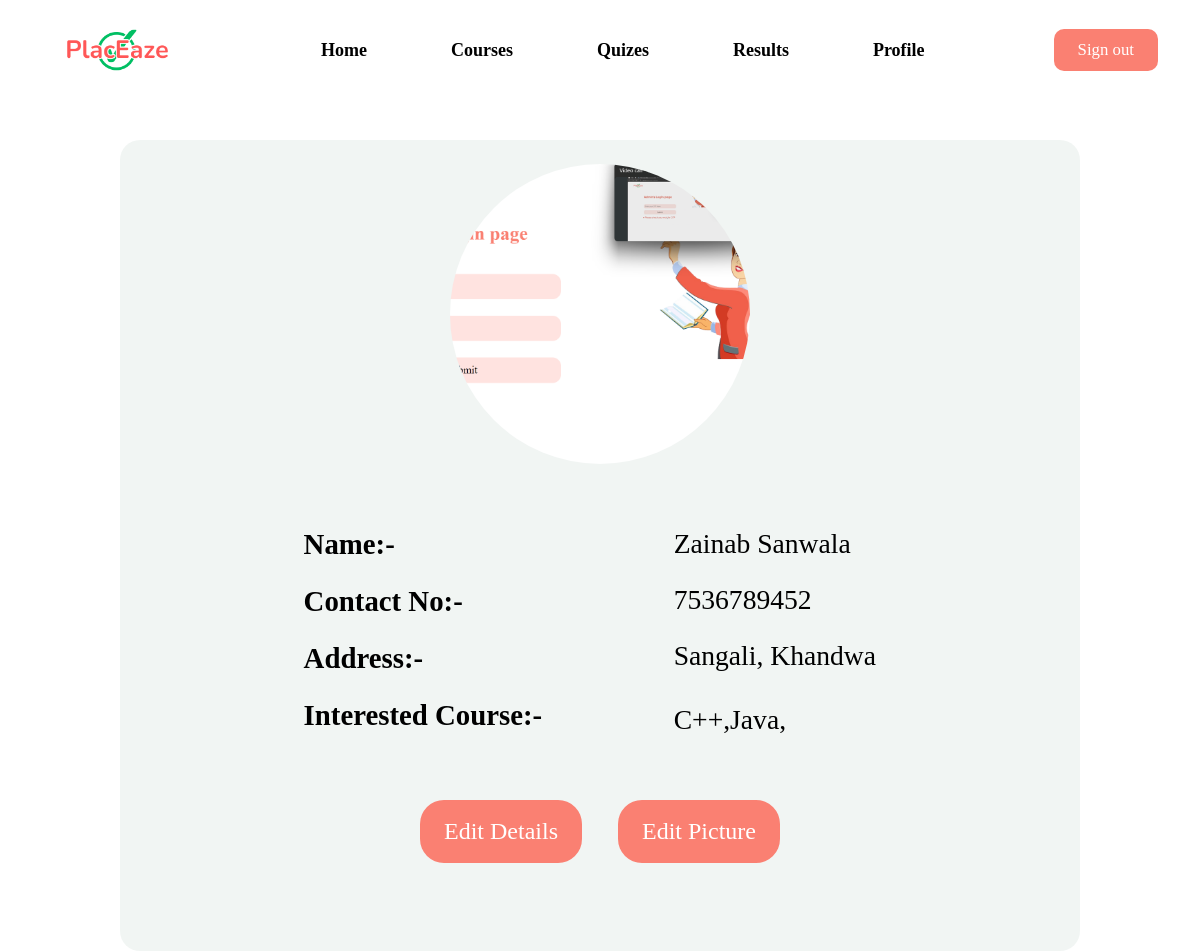
Page /studentProfilePage/ (signed in) on the committed database.
### place_aze/models.py (models this page shows, shortened)
class StudentProfile(models.Model):
    spid=models.AutoField(primary_key=True)
    spUser= models.ForeignKey(User, on_delete=models.CASCADE)
    email=models.EmailField(blank=False,null=False)
    name=models.CharField(max_length=55,null=False)
    mob=models.IntegerField(max_length=10,null=False)
    interestedCourse=models.CharField(max_length=100,null=False)
    address=models.CharField(max_length=255,null=False)
    picture=models.ImageField(upload_to='studentPics/',null=False)

### place_aze/views.py (the view)
# urls.py: path("studentProfilePage/", views.studentProfilePage, name="StudentProfilePage"),
@csrf_exempt
def studentProfilePage(request):
    if request.user.is_authenticated:
        try:
            adUser=Admin.objects.get(adUser=request.user)
            messages.error(request,request.user+ "you don't have access")
            return redirect("/adminDashboard/")
        except:
            try:
                obj=Teacher.objects.get(tUser=request.user)
                messages.error(request,"You don't have access !!")
                return redirect("/teacherDashboard/")
            except:
                obj=StudentProfile.objects.filter(spUser=request.user)
                if not obj:
                    messages.error(request,"Profile not created")
                    return render(request,"createStudentProfilePage.html")
                else:
                    sp=StudentProfile.objects.get(spUser=request.user)
                    name=sp.name
                    mob=sp.mob
                    interestedCourse=sp.interestedCourse
                    address=sp.address
                    picture=sp.picture
                    course=interestedCourse.split(",")
                    return render(request,"studentProfilePage.html",{'name':name,'mob':mob,'course':course,'address':address,'picture':picture})
    else:
        return redirect('/studentLoginPage/')

### place_aze/templates/studentProfilePage.html (shortened to what this page needs)
{% load static %}
<!DOCTYPE html>
<html lang="en">
<head>
    <link rel="stylesheet" href="{% static 'Css/studentprofile.css' %}">
</head>
<body>
<div id="main">
    <div id="page1">
        <div id="nav">
            <div class="prt1">
                <img src="{% static 'Images/logo.png' %}" alt="">
            </div>
            <div class="prt2">
                <a href="/">Home</a>
                <a href="#">Courses</a>
                <a href="/studentQuizPage/">Quizes</a>
                {% if user.is_authenticated %}
                <a href="/studentResultPage/">Results</a>
                <a href="/studentProfilePage/">Profile</a>
                {% endif %}
            </div>
            {% if user.is_authenticated %}
            <div class="prt3">
              <a href="/logoutUser/"><button>Sign out</button></a>
          </div>
          {% endif %}
            </div>
            <div class="profile">
                <img src="/media/{{picture}}" alt="">
              <div class="ce">
                <div class="left">
                    <h1> Name:- </h1>
                    <h1> Contact No:- </h1>
                    <h1>Address:-</h1>
                    <h1>Interested Course:- </h1>
               </div>
               <div class="right">
                   <h1> {{name}} </h1>
                   <h1>{{mob}}</h1>
                    <h1>{{address}}</h1>
                   <div class="box">
                    <h1> {% for i in course %}
                        {% if i == '' %}
                        {% else %}
                        <h1>{{i}},</h1>
                        {% endif %}
                        {% endfor %}</h1>
                   </div>
               </div>
              </div>
              <div class="bu">
                <button><a href="/editProfilePage/">Edit Details</a></button>
    <button><a href="/editProfilePicturePage/">Edit Picture</a></button>
              </div>
            </div>
    </div>
</div>
</body>
</html>

### static/Css/studentprofile.css (style rules this page uses)
* { margin: 0; padding: 0; box-sizing: border-box; font-family: gilroy; }
html,body { height: 100%; width: 100%; }
#page1 { height: 100vh; width: 100%; }
#nav { height: 100px; display: flex; align-items: center; justify-content: space-between; padding: 0vw 3.5vw; border-bottom-left-radius: 30px ; border-bottom-right-radius:30px ; }
.prt2 { display: flex; gap: 7vw; }
.prt1 { display: flex; align-items: center ; }
.prt1 img { height: 4vw; }
.prt3 { display: flex; gap: 80px; align-items: center; position: relative; }
.prt3 button { font-size: 1.4vw; cursor: pointer; border-radius: 10px; padding: 0.9vw 2vw; border: none; background-color: salmon; color: white; font-family: gilroy; }
.prt2 a { text-decoration: none; font-size: 1.5vw; color: black; font-weight: 600; }
.profile { width: 80%; display: flex; align-items: center; flex-direction: column; gap: 8vh; padding: 2vw; margin-left: auto; margin-right: auto; background-color: rgba(189, 210, 198, 0.216); border-radius: 20px; margin-top: 5vh; }
.profile img { height: 300px; width: 300px; border-radius: 50%; object-fit: cover; }
.ce { display: flex; width: 65%; gap: 3vw; }
.left { display: flex; flex-direction: column; gap: 3vh; width: 60%; }
.left h1 { font-size: 2.4vw; font-weight: 700; }
.right { display: flex; flex-direction: column; gap: 3vh; width: 40%; }
.right h1 { font-size: 2.3vw; font-weight: 500; }
.box { display: flex; align-items: end; margin-top: 1vh; }
.bu a { text-decoration: none; color: white; font-family: gilroy; }
.bu button { background-color: salmon; padding: 1.5vw 2vw; border-radius: 2vw; font-size: 2vw ; border: none; }
.bu { display: flex; gap: 3vw; }

### rows in the picture
StudentProfile: picture (picture), name "Zainab Sanwala", address "Sangali, Khandwa"

### other values in the picture
{{ mob }} "7536789452"
{{ i }} "C++" "Java"
